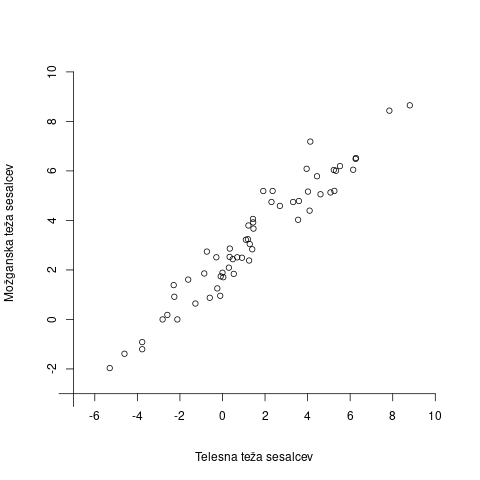

Source code (R):
mozgani <- read.csv("mozgani.csv", header = TRUE)

png("razsevni-diagram.png")

plot(
    x = log(mozgani$telteza),
    y = log(mozgani$mozteza),
    xlab = "Telesna teza sesalcev",
    ylab = "Mozganska teza sesalcev",
    xlim = c(-7, 10),
    ylim = c(-3, 10),
		axes = FALSE
)

axis(1, pos = -3, at = seq(-8, 10, by = 2))
axis(2, pos = -7, at = seq(-4, 10, by = 2))

dev.off()